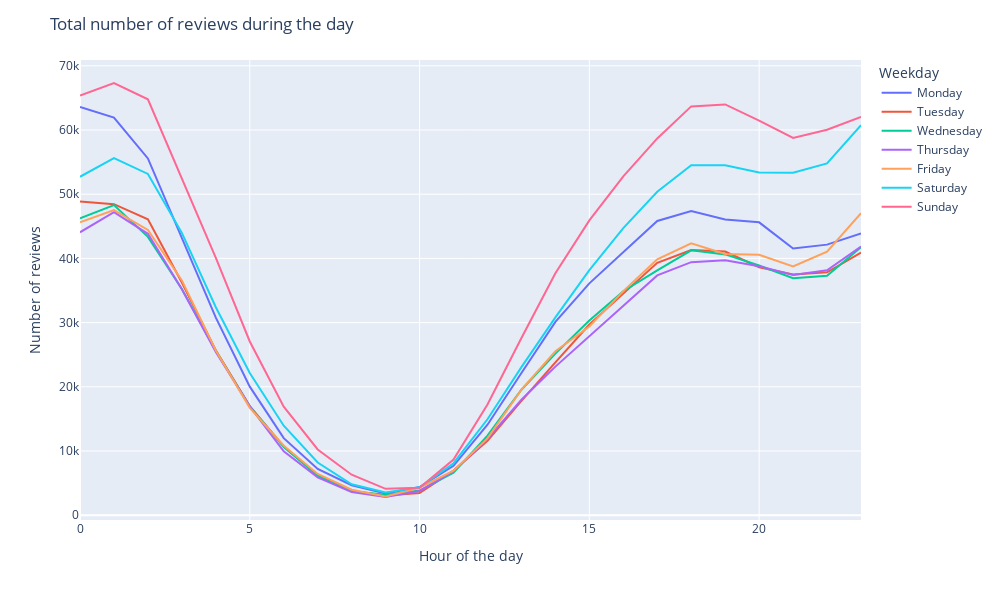

Here is the notebook cell this chart was saved with:
### Markdown cell above
**For hver time, hver dag**

### Code cell
sorter = ['Monday', 'Tuesday', 'Wednesday', 'Thursday', 'Friday', 'Saturday','Sunday']
day_hour = df.groupby([df.date.dt.day_name(), df['date'].dt.hour])['stars'].count().reindex(sorter,level=0)
day_hour.index.names = ["Weekday", "Hour of the day"]
day_hour = day_hour.unstack(0)

fig = px.line(day_hour, x=day_hour.index, y=day_hour.columns, width=1000, height=600)
fig.update_traces(hovertemplate=None)
fig.update_layout(title_text="Total number of reviews during the day", 
                  #xaxis_title="...", 
                  yaxis_title="Number of reviews",
                  hovermode="x unified")
fig.show()

### Figure 1 — Plotly figure (JSON) as saved in the notebook; plotly's stock layout.template omitted (floating-point values rounded to 4 significant figures)
{"data": [{"legendgroup": "Monday", "line": {"color": "#636efa", "dash": "solid"}, "mode": "lines", "name": "Monday", "orientation": "v", "showlegend": true, "type": "scatter", "x": [0, 1, 2, 3, 4, 5, 6, 7, 8, 9, 10, 11, 12, 13, 14, 15, 16, 17, 18, 19, 20, 21, 22, 23], "xaxis": "x", "y": [63574, 61942, 55565, 43279, 30771, 20025, 12008, 7208, 4668, 3404, 4381, 7699, 14101, 22158, 30106, 36117, 40958, 45827, 47374, 46075, 45616, 41546, 42146, 43882], "yaxis": "y"}, {"legendgroup": "Tuesday", "line": {"color": "#EF553B", "dash": "solid"}, "mode": "lines", "name": "Tuesday", "orientation": "v", "showlegend": true, "type": "scatter", "x": [0, 1, 2, 3, 4, 5, 6, 7, 8, 9, 10, 11, 12, 13, 14, 15, 16, 17, 18, 19, 20, 21, 22, 23], "xaxis": "x", "y": [48873, 48448, 46079, 36244, 25679, 17008, 10722, 6264, 3776, 3080, 3465, 6948, 11598, 17820, 23817, 29708, 34512, 39305, 41307, 41074, 38629, 37486, 37838, 40905], "yaxis": "y"}, {"legendgroup": "Wednesday", "line": {"color": "#00cc96", "dash": "solid"}, "mode": "lines", "name": "Wednesday", "orientation": "v", "showlegend": true, "type": "scatter", "x": [0, 1, 2, 3, 4, 5, 6, 7, 8, 9, 10, 11, 12, 13, 14, 15, 16, 17, 18, 19, 20, 21, 22, 23], "xaxis": "x", "y": [46246, 48302, 43354, 35243, 25628, 16940, 10626, 6158, 3717, 3198, 3847, 6628, 12404, 19548, 25165, 30327, 34893, 38146, 41249, 40625, 38890, 36920, 37284, 41729], "yaxis": "y"}, {"legendgroup": "Thursday", "line": {"color": "#ab63fa", "dash": "solid"}, "mode": "lines", "name": "Thursday", "orientation": "v", "showlegend": true, "type": "scatter", "x": [0, 1, 2, 3, 4, 5, 6, 7, 8, 9, 10, 11, 12, 13, 14, 15, 16, 17, 18, 19, 20, 21, 22, 23], "xaxis": "x", "y": [44068, 47205, 43833, 35179, 25407, 16954, 9959, 5900, 3610, 2837, 3776, 6845, 11895, 17992, 23146, 27875, 32675, 37354, 39418, 39721, 38794, 37400, 38142, 41851], "yaxis": "y"}, {"legendgroup": "Friday", "line": {"color": "#FFA15A", "dash": "solid"}, "mode": "lines", "name": "Friday", "orientation": "v", "showlegend": true, "type": "scatter", "x": [0, 1, 2, 3, 4, 5, 6, 7, 8, 9, 10, 11, 12, 13, 14, 15, 16, 17, 18, 19, 20, 21, 22, 23], "xaxis": "x", "y": [45620, 47532, 44427, 36574, 25647, 16721, 10823, 6416, 3965, 2931, 4283, 6939, 11960, 19562, 25538, 29397, 34905, 39865, 42340, 40685, 40565, 38734, 41056, 47034], "yaxis": "y"}, {"legendgroup": "Saturday", "line": {"color": "#19d3f3", "dash": "solid"}, "mode": "lines", "name": "Saturday", "orientation": "v", "showlegend": true, "type": "scatter", "x": [0, 1, 2, 3, 4, 5, 6, 7, 8, 9, 10, 11, 12, 13, 14, 15, 16, 17, 18, 19, 20, 21, 22, 23], "xaxis": "x", "y": [52716, 55622, 53157, 43969, 32394, 22147, 13946, 8212, 4816, 3525, 4341, 8101, 14947, 23064, 30819, 38181, 44723, 50379, 54512, 54522, 53392, 53344, 54794, 60741], "yaxis": "y"}, {"legendgroup": "Sunday", "line": {"color": "#FF6692", "dash": "solid"}, "mode": "lines", "name": "Sunday", "orientation": "v", "showlegend": true, "type": "scatter", "x": [0, 1, 2, 3, 4, 5, 6, 7, 8, 9, 10, 11, 12, 13, 14, 15, 16, 17, 18, 19, 20, 21, 22, 23], "xaxis": "x", "y": [65378, 67319, 64784, 52526, 40091, 27057, 16901, 10237, 6306, 4110, 4265, 8661, 17256, 27596, 37677, 45927, 52779, 58682, 63678, 63976, 61469, 58776, 60046, 62024], "yaxis": "y"}], "layout": {"height": 600, "hovermode": "x unified", "legend": {"title": {"text": "Weekday"}, "tracegroupgap": 0}, "margin": {"t": 60}, "title": {"text": "Total number of reviews during the day"}, "width": 1000, "xaxis": {"anchor": "y", "domain": [0, 1], "title": {"text": "Hour of the day"}}, "yaxis": {"anchor": "x", "domain": [0, 1], "title": {"text": "Number of reviews"}}}}
